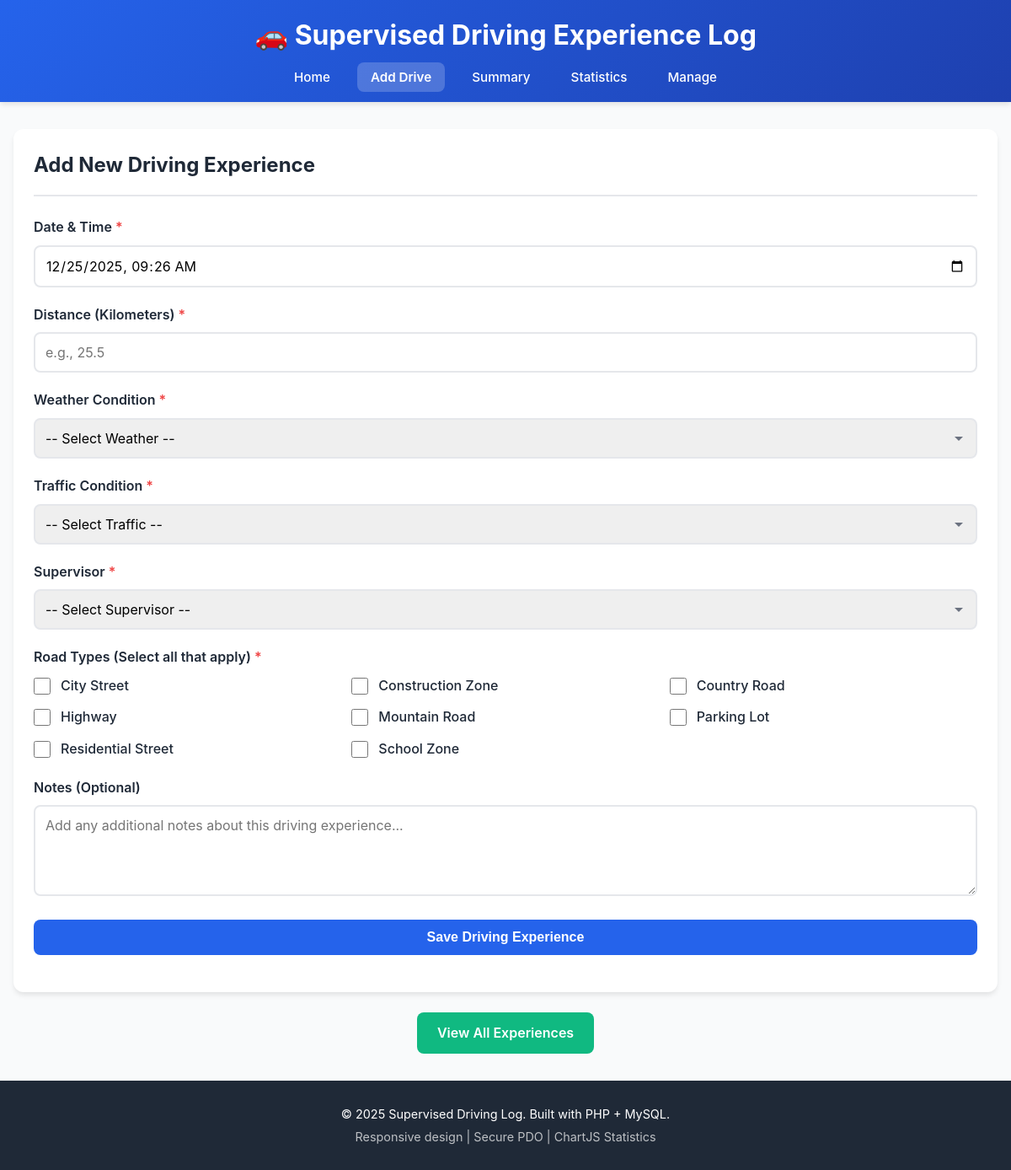
/add_drive.php, run on the app's committed database.
### tables this page shows
CREATE TABLE road_type (
    id INT AUTO_INCREMENT PRIMARY KEY,
    label VARCHAR(50) UNIQUE NOT NULL,
    created_at TIMESTAMP DEFAULT CURRENT_TIMESTAMP
);

### includes/functions.php (called while the page is built, shortened)
<?php
function h($string) {
    return htmlspecialchars($string, ENT_QUOTES, 'UTF-8');
}
function getAllRoadTypes($pdo) {
    $stmt = $pdo->query("SELECT id, label FROM road_type ORDER BY label");
    return $stmt->fetchAll();
}

### public/add_drive.php (the view, shortened to what this page needs)
<?php
require_once '../config/db.php';
require_once '../includes/functions.php';
$pdo = getDbConnection();
$roadTypeOptions = getAllRoadTypes($pdo);
$currentDatetime = date('Y-m-d\TH:i');
require_once '../includes/header.php';
?>
<div class="card">
    <div class="card-header">
        <h1 class="card-title">Add New Driving Experience</h1>
    </div>
    <form method="POST" action="add_drive.php" novalidate>
        <div class="form-group">
            <label for="drive_datetime" class="required">Date & Time</label>
            <input
                type="datetime-local"
                id="drive_datetime"
                name="drive_datetime"
                class="form-control"
                value="<?php echo isset($_POST['drive_datetime']) ? h($_POST['drive_datetime']) : $currentDatetime; ?>"
                required
            >
        </div>
        <div class="form-group">
            <label for="km" class="required">Distance (Kilometers)</label>
            <input
                type="number"
                id="km"
                name="km"
                class="form-control"
                inputmode="decimal"
                min="0"
                step="0.1"
                placeholder="e.g., 25.5"
                value="<?php echo isset($_POST['km']) ? h($_POST['km']) : ''; ?>"
                required
            >
        </div>
        <div class="form-group">
            <label for="weather_id" class="required">Weather Condition</label>
            <select id="weather_id" name="weather_id" class="form-control" required>
                <option value="">-- Select Weather --</option>
            </select>
        </div>
        <div class="form-group">
            <label for="traffic_id" class="required">Traffic Condition</label>
            <select id="traffic_id" name="traffic_id" class="form-control" required>
                <option value="">-- Select Traffic --</option>
            </select>
        </div>
        <div class="form-group">
            <label for="supervisor_id" class="required">Supervisor</label>
            <select id="supervisor_id" name="supervisor_id" class="form-control" required>
                <option value="">-- Select Supervisor --</option>
            </select>
        </div>
        <div class="form-group">
            <label class="required">Road Types (Select all that apply)</label>
            <div class="checkbox-group">
                <?php foreach ($roadTypeOptions as $roadType): ?>
                    <div class="checkbox-item">
                        <input
                            type="checkbox"
                            id="road_type_<?php echo h($roadType['id']); ?>"
                            name="road_types[]"
                            value="<?php echo h($roadType['id']); ?>"
                            <?php echo (isset($_POST['road_types']) && in_array($roadType['id'], $_POST['road_types'])) ? 'checked' : ''; ?>
                        >
                        <label for="road_type_<?php echo h($roadType['id']); ?>">
                            <?php echo h($roadType['label']); ?>
                        </label>
                    </div>
                <?php endforeach; ?>
            </div>
        </div>
        <div class="form-group">
            <label for="notes">Notes (Optional)</label>
            <textarea
                id="notes"
                name="notes"
                class="form-control"
                rows="4"
                placeholder="Add any additional notes about this driving experience..."
            ><?php echo isset($_POST['notes']) ? h($_POST['notes']) : ''; ?></textarea>
        </div>
        <div class="form-group">
            <button type="submit" class="btn btn-primary btn-block">
                Save Driving Experience
            </button>
        </div>
    </form>
</div>
<div class="text-center mt-1">
    <a href="summary.php" class="btn btn-secondary">View All Experiences</a>
</div>
<?php require_once '../includes/footer.php'; ?>

### public/css/style.css (style rules this page uses)
* { margin: 0; padding: 0; box-sizing: border-box; }
:root { --primary-color: #2563eb; --primary-dark: #1e40af; --secondary-color: #10b981; --danger-color: #ef4444; --warning-color: #f59e0b; --text-dark: #1f2937; --text-light: #6b7280; --bg-light: #f9fafb; --bg-white: #ffffff; --border-color: #e5e7eb; --shadow-sm: 0 1px 2px 0 rgba(0, 0, 0, 0.05); --shadow-md: 0 4px 6px -1px rgba(0, 0, 0, 0.1); --shadow-lg: 0 10px 15px -3px rgba(0, 0, 0, 0.1); --radius-sm: 4px; --radius-md: 8px; --radius-lg: 12px; }
body { font-family: -apple-system, BlinkMacSystemFont, 'Segoe UI', Roboto, 'Helvetica Neue', Arial, sans-serif; font-size: 16px; line-height: 1.6; color: var(--text-dark); background-color: var(--bg-light); min-height: 100vh; display: flex; flex-direction: column; }
.card { background: var(--bg-white); border-radius: var(--radius-lg); box-shadow: var(--shadow-md); padding: 1.5rem; margin-bottom: 1.5rem; }
.card-header { border-bottom: 2px solid var(--border-color); padding-bottom: 1rem; margin-bottom: 1.5rem; }
.card-title { font-size: 1.5rem; font-weight: 700; color: var(--text-dark); }
.form-group { margin-bottom: 1.25rem; }
.form-group label { display: block; font-weight: 600; margin-bottom: 0.5rem; color: var(--text-dark); }
.form-group label.required::after { content: " *"; color: var(--danger-color); }
.form-control { width: 100%; padding: 0.75rem; border: 2px solid var(--border-color); border-radius: var(--radius-md); font-size: 1rem; transition: border-color 0.3s ease; font-family: inherit; }
select.form-control { appearance: none; background-repeat: no-repeat; background-position: right 0.75rem center; padding-right: 2.5rem; }
textarea.form-control { resize: vertical; min-height: 100px; }
.checkbox-group { display: grid; grid-template-columns: 1fr; gap: 0.75rem; }
.checkbox-item { display: flex; align-items: center; }
.checkbox-item input[type="checkbox"] { width: 1.25rem; height: 1.25rem; margin-right: 0.75rem; cursor: pointer; }
.checkbox-item label { margin-bottom: 0; cursor: pointer; font-weight: 500; }
.btn { display: inline-block; padding: 0.75rem 1.5rem; border: none; border-radius: var(--radius-md); font-size: 1rem; font-weight: 600; text-decoration: none; cursor: pointer; transition: all 0.3s ease; text-align: center; }
.btn-primary { background-color: var(--primary-color); color: white; }
.btn-secondary { background-color: var(--secondary-color); color: white; }
.btn-block { width: 100%; display: block; }
.text-center { text-align: center; }
.mt-1 { margin-top: 1rem; }
@media (min-width: 768px) { .checkbox-group { grid-template-columns: repeat(2, 1fr); } }
@media (min-width: 1024px) { .checkbox-group { grid-template-columns: repeat(3, 1fr); } }

### data on the page
road_type: label "City Street"
road_type: label "Construction Zone"
road_type: label "Country Road"
road_type: label "Highway"
road_type: label "Mountain Road"
road_type: label "Parking Lot"
road_type: label "Residential Street"
road_type: label "School Zone"
